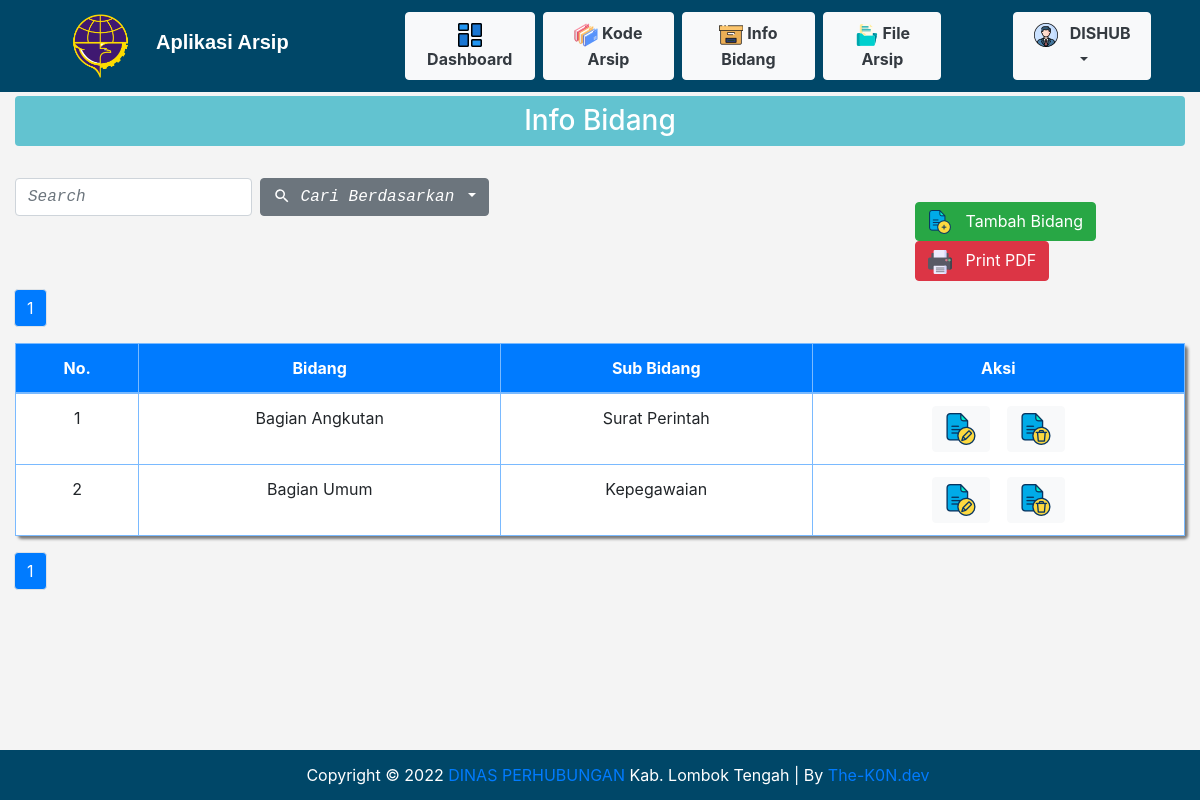
Screenshot of /bidang.php (signed in) with the database file from the repository.
### tables this page shows
CREATE TABLE `bidang` (
  `id_bidang` int(11) NOT NULL,
  `bidang` varchar(100) NOT NULL,
  `sub_bidang` varchar(100) NOT NULL
);

### functions.php (called while the page is built, shortened)
<?php
$koneksi = mysqli_connect("localhost", "root", "" , "arsipdishub") or die;
function query($query){
	global $koneksi;
	$result = mysqli_query($koneksi, $query);
	$rows = [];
	while ($row = mysqli_fetch_assoc($result)) {
		$rows[] = $row;
	}
	return $rows;
}
 ?>

### bidang.php (the view, shortened to what this page needs)
<?php
require 'functions.php';
$jumlah_data_per_halaman = 6;
$jumlah_data = count(query("SELECT * FROM bidang"));
$jumlah_halaman = ceil($jumlah_data / $jumlah_data_per_halaman);
$halaman_aktif = (isset($_GET['halaman'])) ? $_GET['halaman'] : 1;
$awal_data = ($jumlah_data_per_halaman * $halaman_aktif) - $jumlah_data_per_halaman;
$isi = query("SELECT * FROM bidang ORDER BY bidang ASC LIMIT $awal_data, $jumlah_data_per_halaman");
?>
<!doctype html>
<html lang="en">
<head>
	<link rel="stylesheet" href="vendor/bootstrap.min.css">
	<link rel="stylesheet" href="vendor/style.css">
</head>
<body class="bg">
	<?php include 'include/navbar.php'; ?>
	<section>
		<div class="container-fluid">
			<div class="row h3">
				<div class="col">
					<h3 class="bg-supergraphicss p-2 text-white text-center rounded">Info Bidang</h3>
				</div>
			</div>
				<div class="row content-center menu">
					<div class="col-md-9 mt-3 mb-2">
						<form class="form-inline" method="post">
							<input for="colFormLabel" class="form-control mr-sm-2" type="text" autocomplete="off" style="font-style: italic; font-family: monospace;" placeholder="Search" aria-label="Search" name="keyword">
							<div class="dropdown">
								<button class="btn btn-secondary dropdown-toggle" style="font-style: italic; font-family: monospace;" type="button" id="dropdownMenuButton" data-toggle="dropdown" aria-haspopup="true" aria-expanded="false">
									<img src="img/baseline_search_white_18dp.png"> Cari Berdasarkan
								</button>
							</div>
						</form>
					</div>
					<div class="col-md-3 mt-3 mb-2">
						<a class="btn btn-success text-center" href="tambah_bidang.php"><img src="icon/add_data.png">&nbsp;&nbsp; Tambah Bidang </a>
						<button class="btn btn-danger text-center" onclick="window.print()"><img src="icon/print.png">&nbsp;&nbsp; Print PDF </button>
					</div>
				</div>
				<div class="row">
					<div class="col-md-3">
						<nav aria-label="Page navigation example">
							<ul class="pagination pagination-md">
								<?php for ($i = 1; $i <= $jumlah_halaman; $i++) : ?>
									<?php if ($i == $halaman_aktif) : ?>
										<li class="page-item"><a class="rounded page-link bg-primary text-white" href="?halaman=<?= $i; ?>"><?= $i; ?></a></li>
									<?php else : ?>
										<li class="page-item"><a class="page-link" href="?halaman=<?= $i; ?>"><?= $i; ?></a></li>
									<?php endif; ?>
								<?php endfor; ?>
							</ul>
						</nav>
					</div>
				</div>
				<div class="row">
					<div class="col">
						<table class="rounded table bg-white table-bordered table-hover table-primary shadow-box">
							<thead>
								<tr class="bg-primary text-white text-center">
									<th>No.</th>
									<th>Bidang</th>
									<th>Sub Bidang</th>
									<th class="aksi">Aksi</th>
								</tr>
							</thead>
							<tbody>
								<?php $i = 1; ?>
								<?php foreach ($isi as $row) : ?>
									<tr class="text-center">
										<td><?= $i; ?></td>
										<td><?= $row["bidang"]; ?></td>
										<td><?= $row["sub_bidang"]; ?></td>
										<td class="aksi">
											<a href="ubah_bidang.php?id=<?= $row['id_bidang']; ?>" onclick="return confirm('Apakah Anda Ingin Mengubah Data ?');" class="btn btn-light text-center text-white">
												<img src="icon/edit_data.png">
											</a>
											<a href="hapus_bidang.php?id=<?= $row['id_bidang']; ?>" onclick="return confirm('Apakah Anda Ingin Menghapus Data ?');" class="btn btn-light text-center">
												<img src="icon/delete_data.png">
											</a>
										</td>
									</tr>
									<?php $i++; ?>
								<?php endforeach; ?>
							</tbody>
						</table>
					</div>
				</div>
				<div class="row">
					<div class="col-md-3">
						<nav aria-label="Page navigation example">
							<ul class="pagination pagination-md">
								<?php for ($i = 1; $i <= $jumlah_halaman; $i++) : ?>
									<?php if ($i == $halaman_aktif) : ?>
										<li class="page-item"><a class="rounded page-link bg-primary text-white" href="?halaman=<?= $i; ?>"><?= $i; ?></a></li>
									<?php else : ?>
										<li class="page-item"><a class="page-link" href="?halaman=<?= $i; ?>"><?= $i; ?></a></li>
									<?php endif; ?>
								<?php endfor; ?>
							</ul>
						</nav>
					</div>
				</div>
			</div>
	</section>
	<div class="footer fixed-bottom">
		<center>
			Copyright &copy; <?= date('Y'); ?> <a href="https://lomboktengahkab.go.id/halaman/dinas-perhubungan">DINAS PERHUBUNGAN </a>Kab. Lombok Tengah | By <a href='https://the-k0n.github.io/' title='The-K0N.dev' target='_blank'>The-K0N.dev</a>
		</center>
	</div>
</body>
</html>

### rows the page displays
bidang: bidang "Bagian Angkutan", sub_bidang "Surat Perintah"
bidang: bidang "Bagian Umum", sub_bidang "Kepegawaian"

### other values shown
$_SESSION["nama"] "DISHUB"
